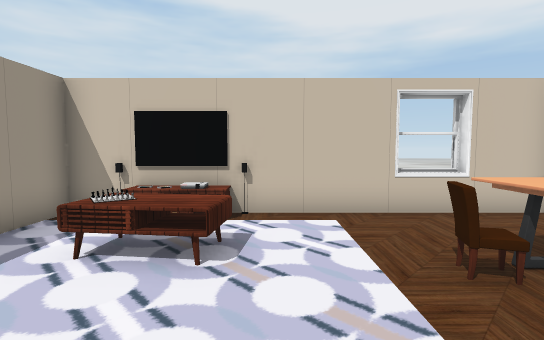
View 1 (above)

16 first-person views from a walk through a 3-D level made in the Unity game engine. The camera is 1.4 m above the floor, tilts 4° down and sees 85° across. The floor is counted in squares, 1 m on a side. Each view is taken from the middle of a square. On the plan, view 1 faces up. The plan holds only what a view shows up to about 14 squares ahead; the rest is blank. The place goes on beyond the plan. The player character is not drawn. Some surface patterns are stand-ins.

View 2
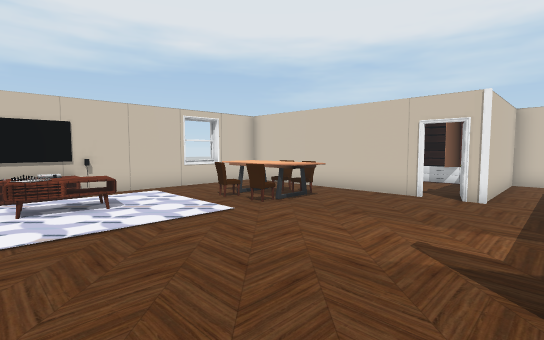

View 3
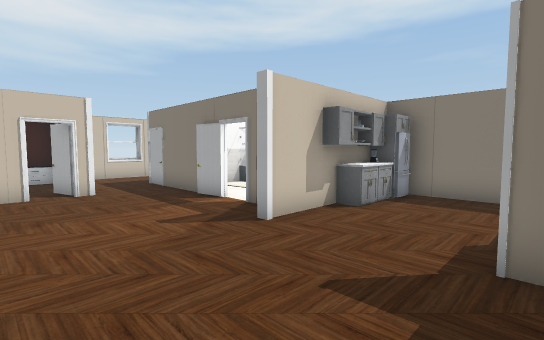

View 4
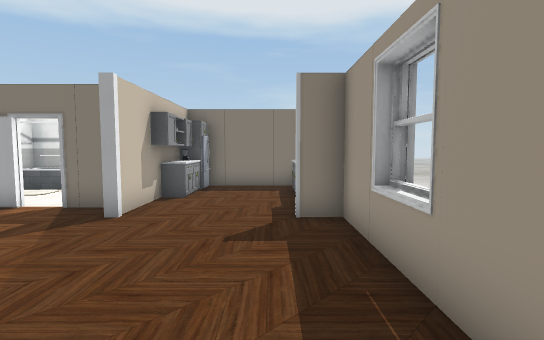

View 5
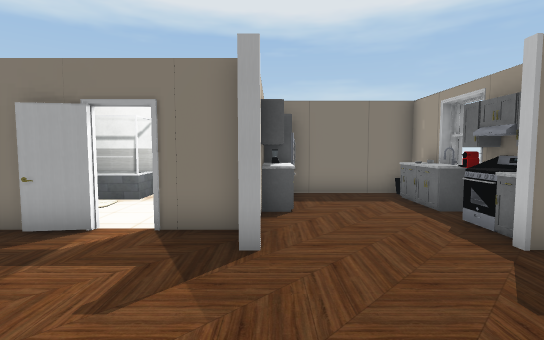

View 6
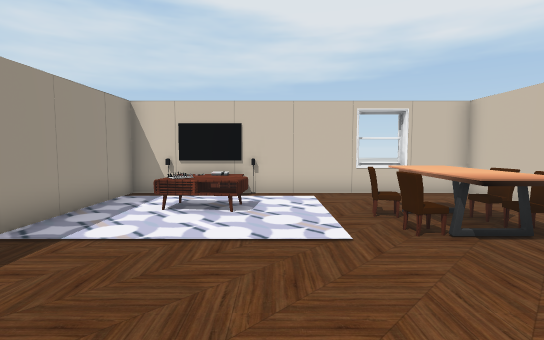

View 7
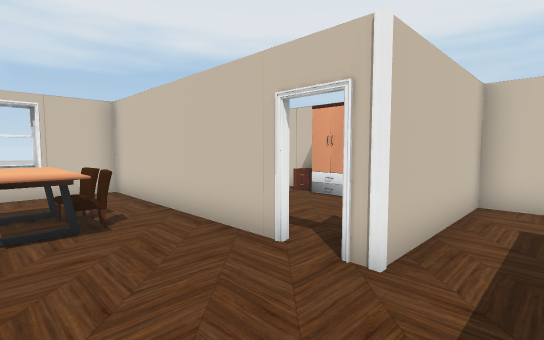

View 8
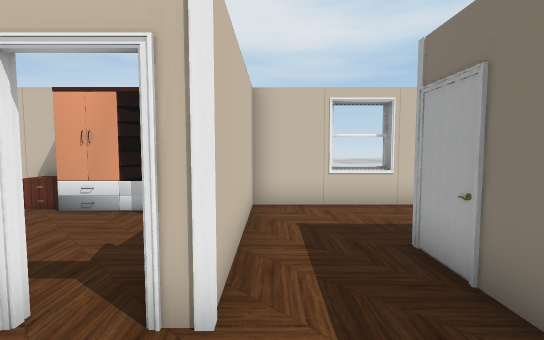

View 9
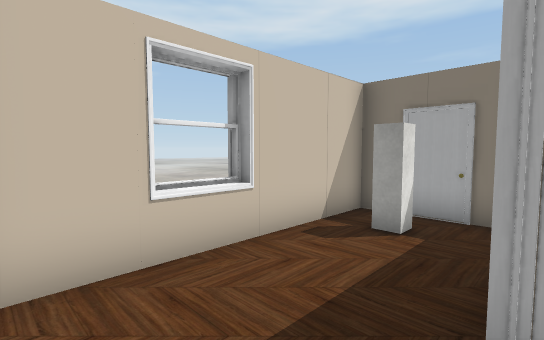

View 10
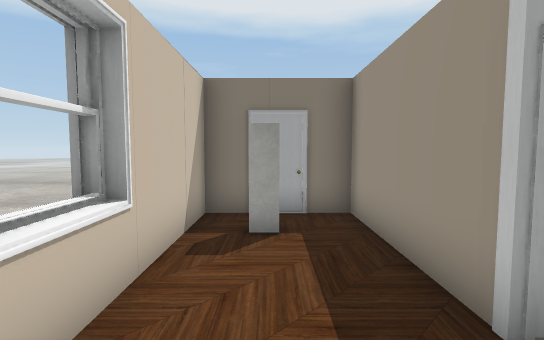

View 11
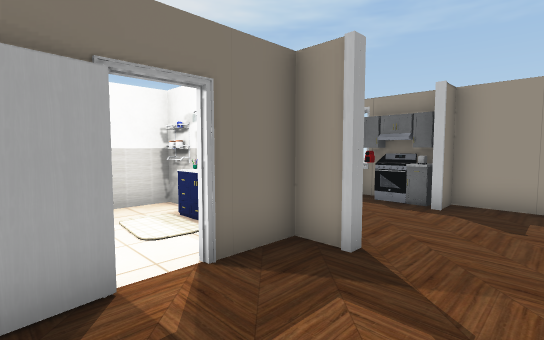

View 12
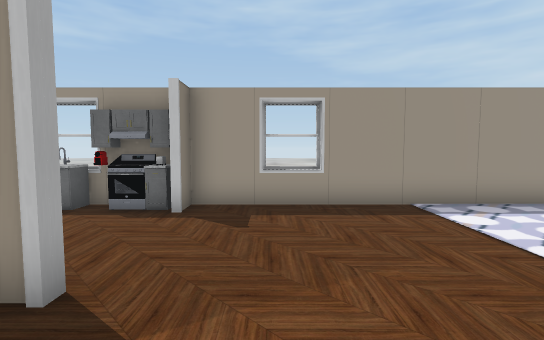

View 13
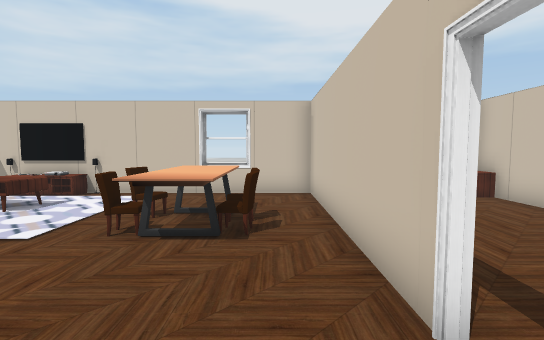

View 14
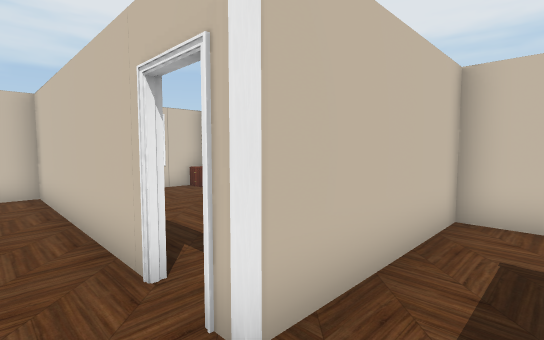

View 15
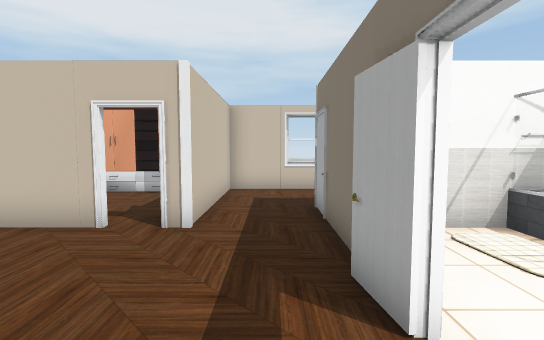

View 16
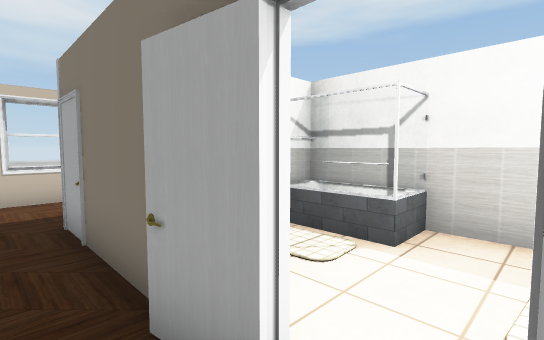

### Floor plan
Ten units are one square. View 1 is at (0, 0); x grows to the right and y downward. Boxes are objects, and circles mark ways between rooms. Rooms are numbered by the first view taken in them; rooms with no view inside come last. Other rooms are left out.
<svg viewBox="-52 -72 174 172">
<path fill="none" stroke="#000" d="M4 44 4 51 16 51M-47 6 -47 22M30 50 43 48M-2 64 -2 60M2 65 2 44M-45 45 -45 66M42 51 56 51M62 10 62 -65 -45 -65 -45 41M-45 78 -45 95 -5 95M4 95 62 95M44 -67 28 -67M37 95 37 82M-45 66 -37 66 -37 85M83 54 83 95 115 95 115 25 64 25M117 60 117 45M56 51 75 51M99 84 99 78 105 78"/>
<rect x="-45" y="55" width="10" height="10" fill="#bbb"><title>other object</title></rect>
<rect x="-45" y="45" width="10" height="10" fill="#bbb"><title>other object</title></rect>
<rect x="-45" y="35" width="10" height="10" fill="#bbb"><title>other object</title></rect>
<rect x="-35" y="45" width="10" height="10" fill="#bbb"><title>stove</title></rect>
<rect x="-35" y="-45" width="30" height="20" fill="#bbb"><title>table</title></rect>
<rect x="-35" y="-65" width="10" height="10" fill="#bbb"><title>table</title></rect>
<rect x="-25" y="-65" width="20" height="10" fill="#bbb"><title>console</title></rect>
<rect x="-15" y="85" width="20" height="10" fill="#bbb"><title>fridge</title></rect>
<rect x="-5" y="75" width="10" height="10" fill="#bbb"><title>cabinet</title></rect>
<rect x="-5" y="65" width="10" height="10" fill="#bbb"><title>other object</title></rect>
<rect x="-5" y="35" width="10" height="10" fill="#bbb"><title>other object</title></rect>
<rect x="5" y="85" width="10" height="10" fill="#bbb"><title>other object</title></rect>
<rect x="5" y="75" width="10" height="10" fill="#bbb"><title>other object</title></rect>
<rect x="15" y="-25" width="10" height="10" fill="#bbb"><title>chair</title></rect>
<rect x="15" y="-35" width="10" height="10" fill="#bbb"><title>chair</title></rect>
<rect x="25" y="-45" width="20" height="40" fill="#bbb"><title>table</title></rect>
<rect x="45" y="-25" width="10" height="10" fill="#bbb"><title>chair</title></rect>
<rect x="45" y="-35" width="10" height="10" fill="#bbb"><title>chair</title></rect>
<rect x="55" y="15" width="10" height="10" fill="#bbb"><title>other object</title></rect>
<rect x="75" y="45" width="10" height="10" fill="#bbb"><title>other object</title></rect>
<circle cx="65" cy="35" r="3" fill="#2a7"/>
<text x="0" y="10">1</text>
<text x="90" y="50">2</text>
</svg>
Room 1 opens to room 2.

Where each view was taken, in squares from view 1:
view 1: 0 up, 0 right, facing up
view 2: 4 down, 3 left, facing up-right
view 3: 0 up, 4 left, facing down-right
view 4: 2 up, 3 left, facing down
view 5: 0 up, 0 right, facing down
view 6: 3 down, 0 right, facing up
view 7: 4 down, 3 right, facing up-right
view 8: 3 down, 4 right, facing right
view 9: 3 down, 8 right, facing down-right
view 10: 3 down, 10 right, facing down
view 11: 2 down, 4 right, facing down-left
view 12: 2 down, 3 right, facing left
view 13: 3 down, 5 right, facing up
view 14: 4 down, 5 right, facing up-right
view 15: 4 down, 1 right, facing right
view 16: 4 down, 2 right, facing down-right
